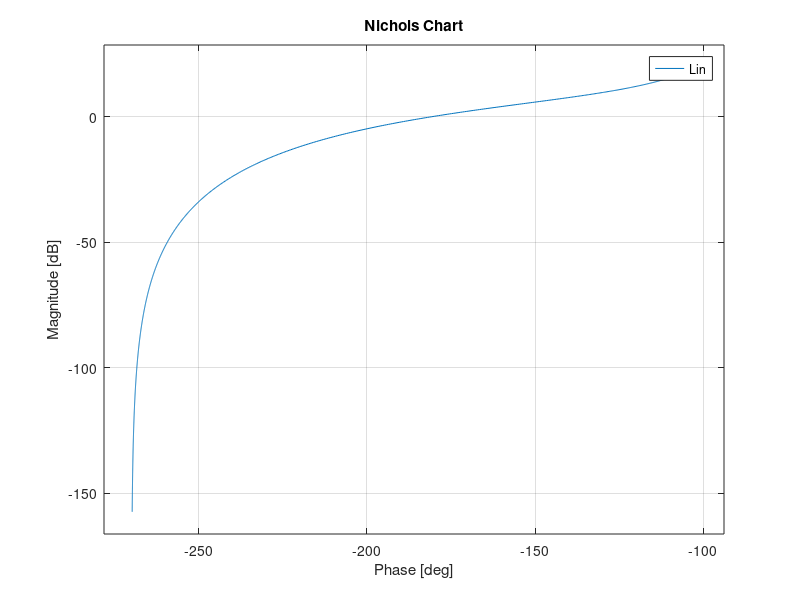

The MATLAB source for this figure: (Note: this script raises an error after producing the figure.)
s=tf('s');
Gp=40/(s^2+3*s+4.5);
pole(Gp)
Kp=40/4.5;
Gs=1;
Ga=-0.09;
Gd=1;
Gr=1;
Da0=8.5*10^-3;
Dp0=3*10^-3;
wsm=50;
Kd=1;
R0=1;

Gf=1/(Kd*Gs);
Kc1=abs(Kd^2*R0/(3.5*10^-1*Kp*Ga))
Kc2=abs(Dp0/(10^-3*Kp*Ga*Gf*Gs))

as=10^-2;

MTHF=2*10^-4*Gs/as;
MTHFdb=20*log10(MTHF);

wH=wsm*10^(MTHFdb/40)/2;

tr=2.5;
ts5=10;
alpha=0.05;

smor=sqrt(log(0.08)^2/(pi^2+log(0.08)^2));
Tp=1/(2*smor*sqrt(1-smor^2));
Tpdb=20*log10(Tp);
Sp=2*smor*sqrt(2+4*smor^2+2*sqrt(1+8*smor^2))/(sqrt(1+8*smor^2)+4*smor^2-1);
Spdb=20*log10(Sp);
wcMIN1=(pi-acos(smor))*sqrt(sqrt(1+4*smor^4)-2*smor^2)/(sqrt(1-smor^2))/tr;
wcMIN2=-log(alpha)*sqrt(sqrt(1+4*smor^4)-2*smor^2)/smor/ts5;

Kc=-3.8;
Gc=Kc/s;

Lin=minreal(zpk(Gc*Ga*Gp*Gs*Gf));

% figure(1)
% bode(Lin)
% hold on
% 
% figure(2)
% [num,den]=tfdata(Lin, 'v');
% nyquist1(num,den);
% hold on

figure(1)
nichols(Lin)
hold on

figure(1)
myngridst(Tp,Sp)
hold on

wcdes=1.6;
wnormz=0.85;
z=wcdes/wnormz;
Rz=1+s/z;

Gc=Gc*Rz;

Lin=minreal(zpk(Gc*Ga*Gp*Gs*Gf));

figure(1)
nichols(Lin)
hold on

wnormi=100;
mi=10^(6.74/20);
pi=wcdes/wnormi;
Ri=(1+s/(mi*pi))/(1+s/(pi));

Gc=Gc*Ri;

Lfin=minreal(zpk(Gc*Ga*Gp*Gs*Gf));
figure(1)
nichols(Lfin)
hold on

time=[0:tr/100:15];
T=Lfin/(1+Lfin);
figure(2)
step(T/(Gs*Gf),time)
hold on

[mgt,pht] = bode(T,50);
mgt
MTHF

% figure(3)
% bodemag(T)
% hold on